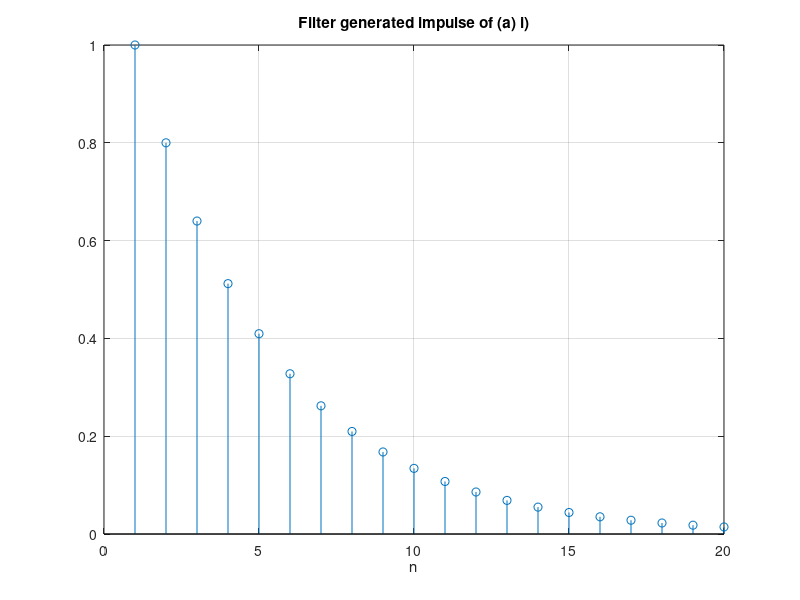
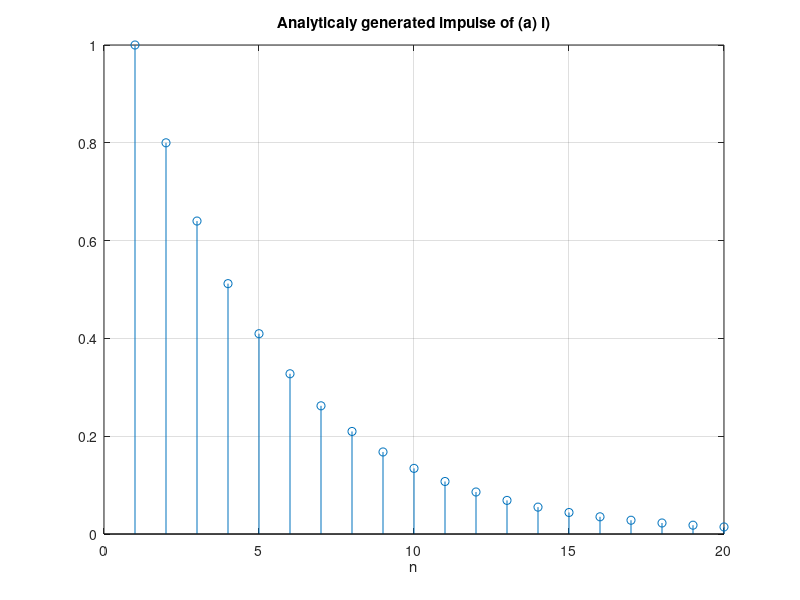
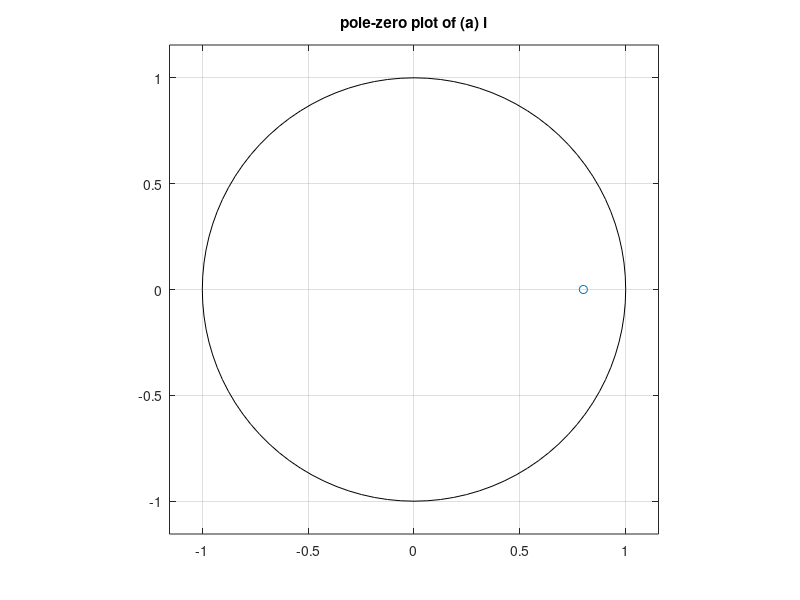
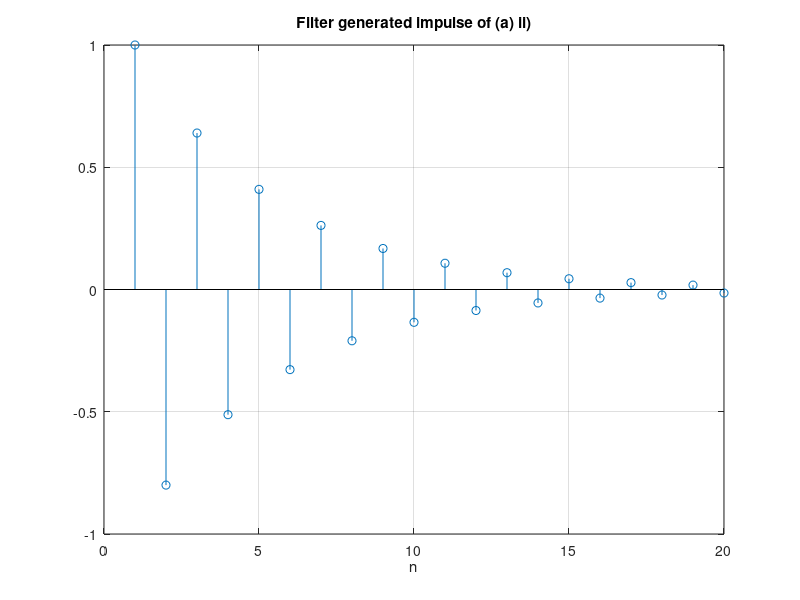

Write the MATLAB code that produced these figures, in order. (Note: this script raises an error after producing the figures.)
%% Koby Miller Lab7
%% Exercise 7.1

figure_counter = 1;

%(a)
%(i) y[n] = 0.8y[n − 1] + x[n]
a = [1 -0.8];
b = [1];

delta = 0;
delta(1) = 1;
delta(2:20)=0;

figure(figure_counter);
figure_counter = figure_counter + 1;
i_filter = filter(b,a,delta);
stem(i_filter);
grid on;
title('Filter generated impulse of (a) i)');
xlabel('n');

n = 0:19;
u=0;
u(1:20) = 1;
i_y = (0.8).^n;
i_y = i_y.*u;
figure(figure_counter);
figure_counter = figure_counter + 1;
stem(i_y);
grid on;
title('Analyticaly generated impulse of (a) i)');
xlabel('n');

figure(figure_counter);
figure_counter = figure_counter + 1;
zplane(0.8)
grid on;
title('pole-zero plot of (a) i');


%(ii) y[n] = -0.8y[n − 1] + x[n]
a = [1 0.8];
b = [1];

delta = 0;
delta(1) = 1;
delta(2:20)=0;

figure(figure_counter);
figure_counter = figure_counter + 1;
ii_filter = filter(b,a,delta);
stem(ii_filter);
grid on;
title('Filter generated impulse of (a) ii)');
xlabel('n');

n = 0:19;
u=0;
u(1:20) = 1;
ii_y = (-0.8).^n;
ii_y = ii_y.*u;
figure(figure_counter);
figure_counter = figure_counter + 1;
stem(ii_y);
grid on;
title('Analyticaly generated impulse of (a) ii)');
xlabel('n');

figure(figure_counter);
figure_counter = figure_counter + 1;
zplane(-0.8)
grid on;
title('pole-zero plot of (a) ii');

%(iii)
a = [1 0.8];
b = [1];

delta = 0;
delta(1:30)=0;
delta(10) = 1;

figure(figure_counter);
figure_counter = figure_counter + 1;
iii_filter = filter(b,a,delta);
stem(iii_filter);
grid on;
title('Filter generated impulse of (a) iii)');
xlabel('n');


n = 0:19;
u=0;
u(1:20) = 1;
n_shifted = [-10:-1, n];
u_shifted = [zeros(1,10), u];

iii_y = (-0.8).^n_shifted;
iii_y = iii_y.*u_shifted
figure(figure_counter);
figure_counter = figure_counter + 1;
stem(iii_y);
grid on;
title('Analyticaly generated impulse of (a) iii)');
xlabel('n');

figure(figure_counter);
figure_counter = figure_counter + 1;
zplane(0,-0.8)
grid on;
title('pole-zero plot of (a) iii');

%(iv) y[n] = 2y[n − 1] + 2x[n]
a = [1 -2];
b = [2];

delta = 0;
delta(1) = 1;
delta(2:10)=0;

figure(figure_counter);
figure_counter = figure_counter + 1;
iv_filter = filter(b,a,delta);
stem(iv_filter);
grid on;
title('Filter generated impulse of (a) iv)');
xlabel('n');

n = 0:9;
u=0;
u(1:10) = 1;
iv_y = 2*(2.^n);
iv_y = iv_y.*u;
figure(figure_counter);
figure_counter = figure_counter + 1;
stem(iv_y);
grid on;
title('Analyticaly generated impulse of (a) iv)');
xlabel('n');

figure(figure_counter);
figure_counter = figure_counter + 1;
zplane(2)
grid on;
title('pole-zero plot of (a) iv');

%(b)
%(i) y[n] = 1.0 cos(0.2π)y[n − 1] − 0.25y[n − 2] + x[n]
a = [1 -cos(0.2*pi) 0.25];
b = [1];

delta = 0;
delta(1) = 1;
delta(2:20)=0;

figure(figure_counter);
figure_counter = figure_counter + 1;
i_filter = filter(b,a,delta);
stem(i_filter);
grid on;
title('Filter generated impulse of (b) i)');
xlabel('n');


n = 0:19;
i_y = 0;
i_y(1) = 1;
i_y(2) = cos(0.2*pi);
for k = 3:length(n)
    i_y(k) = (cos(0.2*pi)*i_y(k-1)) - 0.25*i_y(k-2);
end

figure(figure_counter);
figure_counter = figure_counter + 1;
stem(ii_y);
grid on;
title('Analyticaly generated impulse of (b) i)');
xlabel('n');

temp = [1, cos(0.2*pi), 0.25];
temp = roots(temp);
figure(figure_counter);
figure_counter = figure_counter + 1;
zplane(temp);
grid on;
title('pole-zero plot of (b) i');

%it is stable so we need to find the freq response
w = -pi:pi/1000:pi;
freq_response = 1./(1-(cos(0.2*pi)./exp(j.*w))+(0.25./(exp(j.*w)).^2));
figure(figure_counter);
figure_counter = figure_counter + 1;
stem(freq_response);
grid on;
title('Frequency Response of (b) i)');

figure(figure_counter);
figure_counter = figure_counter + 1;
plot(w/pi, 20*log10(abs(freq_response)));
grid on;
title('Magnitude Response of (b) i)');
xlabel('Normalized Radian Frequency (\times \pi rad/sample)');
ylabel('Amplitude (dB)');


%(ii) y[n] = 1.8 cos(0.2π)y[n − 1] − 0.81y[n − 2] + x[n]
a = [1 -1.8*cos(0.2*pi) 0.81];
b = [1];

delta = 0;
delta(1) = 1;
delta(2:50)=0;

figure(figure_counter);
figure_counter = figure_counter + 1;
ii_filter = filter(b,a,delta);
stem(ii_filter);
grid on;
title('Filter generated impulse of (b) ii)');
xlabel('n');


n = 0:49;
ii_y = 0;
ii_y(1) = 1;
ii_y(2) = 1.8*cos(0.2*pi);
for k = 3:length(n)
    ii_y(k) = (1.8*cos(0.2*pi)*ii_y(k-1)) - 0.81*ii_y(k-2);
end

figure(figure_counter);
figure_counter = figure_counter + 1;
stem(ii_y);
grid on;
title('Analyticaly generated impulse of (b) ii)');
xlabel('n');

temp = [1, -1.8*cos(0.2*pi), 0.81];
temp = roots(temp);
figure(figure_counter);
figure_counter = figure_counter + 1;
zplane(temp);
grid on;
title('pole-zero plot of (b) ii');

%it is stable so we need to find the freq response
w = -pi:pi/1000:pi;
freq_response = 1./(1-(1.8*cos(0.2*pi)./exp(j.*w))+(0.81./(exp(j.*w)).^2));
figure(figure_counter);
figure_counter = figure_counter + 1;
stem(freq_response);
grid on;
title('Frequency Response of (b) ii)');

figure(figure_counter);
figure_counter = figure_counter + 1;
plot(w/pi, 20*log10(abs(freq_response)));
grid on;
title('Magnitude Response of (b) ii)');
xlabel('Normalized Radian Frequency (\times \pi rad/sample)');
ylabel('Amplitude (dB)');

%(iii) y[n] = 1.98 cos(0.2π)y[n − 1] − 0.9801y[n − 2] + x[n]
a = [1 -1.98*cos(0.2*pi) 0.9801];
b = [1];

delta = 0;
delta(1) = 1;
delta(2:500)=0;

figure(figure_counter);
figure_counter = figure_counter + 1;
iii_filter = filter(b,a,delta);
stem(iii_filter);
grid on;
title('Filter generated impulse of (b) iii)');
xlabel('n');


n = 0:499;
iii_y = 0;
iii_y(1) = 1;
iii_y(2) = 1.98*cos(0.2*pi);
for k = 3:length(n)
    iii_y(k) = (1.98*cos(0.2*pi)*iii_y(k-1)) - 0.9801*iii_y(k-2);
end

figure(figure_counter);
figure_counter = figure_counter + 1;
stem(iii_y);
grid on;
title('Analyticaly generated impulse of (b) iii)');
xlabel('n');

temp = [1, -1.98*cos(0.2*pi), 0.9801];
temp = roots(temp);
figure(figure_counter);
figure_counter = figure_counter + 1;
zplane(temp);
grid on;
title('pole-zero plot of (b) iii');

%it is stable so we need to find the freq response
w = -pi:pi/1000:pi;
freq_response = 1./(1-(1.98*cos(0.2*pi)./exp(j.*w))+(0.9801./(exp(j.*w)).^2));
figure(figure_counter);
figure_counter = figure_counter + 1;
stem(freq_response);
grid on;
title('Frequency Response of (b) iii)');

figure(figure_counter);
figure_counter = figure_counter + 1;
plot(w/pi, 20*log10(abs(freq_response)));
grid on;
title('Magnitude Response of (b) iii)');
xlabel('Normalized Radian Frequency (\times \pi rad/sample)');
ylabel('Amplitude (dB)');


%% Exercise 7.2

%(a)
[bad_wannabe, fs] = audioread('bad_wannabe.wav');
bad_wannabe = bad_wannabe.';
w = -pi:pi/2000:pi;

wannabe_X = dtft(bad_wannabe, w);
figure(figure_counter);
figure_counter = figure_counter + 1;
plot(w/pi, 20*log10(abs(wannabe_X)));
grid on;
title('Magnitude Response for wannabe-X');
xlabel('Normalized Radian Frequency (\times \pi rad/sample)');
ylabel('Amplitude (dB)');
%interference at around 0.05



x = bad_wannabe;
x_delayed = [0 x 0]; % x[n-1]
x_delayed_two = [0 0 x]; %x[n-2]
x_longer = [x 0 0]; % x[n]

%y = x_longer - (2*cos(0.05*pi)*x_delayed) + x_delayed_two;

delta = zeros(1,length(x_longer));
delta_two = delta;
delta_three = delta;

delta(1) = 1;
delta_two(2) = 1;
delta_three(3) = 1;

delta_two = 2*cos(0.05*pi)*delta_two;

h = delta - delta_two + delta_three;

filtered_wannabe = filter(h, 1, bad_wannabe);

filtered_wannabe_X = dtft(filtered_wannabe, w);
figure(figure_counter);
figure_counter = figure_counter + 1;
plot(w/pi, 20*log10(abs(filtered_wannabe_X)));
grid on;
title('Magnitude Response for filtered-wannabe-X');
xlabel('Normalized Radian Frequency (\times \pi rad/sample)');
ylabel('Amplitude (dB)');

filtered_wannabe = filtered_wannabe/max(abs(filtered_wannabe));
audiowrite('filtered_wannabe.wav', filtered_wannabe, fs);

%(b)
%Pic of alpha
ejw = exp(j*0.05);
ejw_negative = exp(j*-0.05);

figure(figure_counter);
figure_counter = figure_counter + 1;
zplane(0.5*ejw, 0.5/ejw_negative)
grid on;
title('alpha = 0.5');

figure(figure_counter);
figure_counter = figure_counter + 1;
zplane(0.9988*ejw, 0.9988/ejw_negative)
grid on;
title('alpha = 0.9988');

figure(figure_counter);
figure_counter = figure_counter + 1;
zplane(1.2*ejw, 1.2/ejw_negative)
grid on;
title('alpha = 1.2');

%find freq response to get mag response. plug e^jw in for z
z = exp(j.*w);

%alpha = 0.5;
freq_response = ((1-ejw./z).*(1-ejw_negative./z))./((1-(0.5*ejw./z)).*(1-(0.5*ejw_negative./z)));

figure(figure_counter);
figure_counter = figure_counter + 1;
plot(w/pi, 20*log10(abs(freq_response)));
grid on;
title('Magnitude Response when alpha = 0.5)');
xlabel('Normalized Radian Frequency (\times \pi rad/sample)');
ylabel('Amplitude (dB)');

%alpha = 0.9988;
freq_response = ((1-ejw./z).*(1-ejw_negative./z))./((1-(0.9988*ejw./z)).*(1-(0.9988*ejw_negative./z)));

figure(figure_counter);
figure_counter = figure_counter + 1;
plot(w/pi, 20*log10(abs(freq_response)));
grid on;
title('Magnitude Response when alpha = 0.9988)');
xlabel('Normalized Radian Frequency (\times \pi rad/sample)');
ylabel('Amplitude (dB)');

%alpha = 1.2;
freq_response = ((1-ejw./z).*(1-ejw_negative./z))./((1-(1.2*ejw./z)).*(1-(1.2*ejw_negative./z)));

figure(figure_counter);
figure_counter = figure_counter + 1;
plot(w/pi, 20*log10(abs(freq_response)));
grid on;
title('Magnitude Response when alpha = 1.2)');
xlabel('Normalized Radian Frequency (\times \pi rad/sample)');
ylabel('Amplitude (dB)');

%alpha = 0.1;
freq_response = ((1-ejw./z).*(1-ejw_negative./z))./((1-(0.1*ejw./z)).*(1-(0.1*ejw_negative./z)));

figure(figure_counter);
figure_counter = figure_counter + 1;
plot(w/pi, 20*log10(abs(freq_response)));
grid on;
title('Magnitude Response when alpha = 0.1)');
xlabel('Normalized Radian Frequency (\times \pi rad/sample)');
ylabel('Amplitude (dB)');

%alpha = 0.75;
freq_response = ((1-ejw./z).*(1-ejw_negative./z))./((1-(0.75*ejw./z)).*(1-(0.75*ejw_negative./z)));

figure(figure_counter);
figure_counter = figure_counter + 1;
plot(w/pi, 20*log10(abs(freq_response)));
grid on;
title('Magnitude Response when alpha = 0.75)');
xlabel('Normalized Radian Frequency (\times \pi rad/sample)');
ylabel('Amplitude (dB)');

%After looking at the Magnitude Responses that I plotted with varying
%alphas, I see that the closer alpha gets to the value e^jw, the
%"skinnier" the plot seems. I am assuming "skinnier" is what is meant
%by "sharpness". Another interesting thing I notice is that the
%closer alpha gets to 0, the wider the range in dB.

%(c)
%funtion made is printed at the end

%(d)
[b a] = notch(0.05, 0.99);
iired_wannabe = filter(b, a, bad_wannabe);

iired_wannabe = iired_wannabe/max(abs(iired_wannabe));
audiowrite('iired_wannabe.wav', iired_wannabe, fs);
%soundsc(iired_wannabe,fs);

iir_wannabe_X = dtft(iired_wannabe, w);
figure(figure_counter);
figure_counter = figure_counter + 1;
plot(w/pi, 20*log10(abs(iir_wannabe_X)));
grid on;
title('Magnitude Response for iir-wannabe-X');
xlabel('Normalized Radian Frequency (\times \pi rad/sample)');
ylabel('Amplitude (dB)');

%So I can't figure out what I am doing wrong here, but my
%iir_wannabe sounds the same as the bad_wannabe. The Magnitude
%Response also looks similar to part (a) (but if you look at specific
%points, they have moved very slightly). My guess is that this filter
%is supposed to decrease a smaller section along the x-axis. This
%would make it so you could pinpoint the exact interference and only
%get rid of that. I must not have the right w (mine is 0.05). This is
%just my guess though. I do not think my notch funciton is wrong 
%and after calling that function you just need to filter the original
%song. So if my w is wrong, then my output to my notch function
%will be wrong



%% My Functions
% <include>dtft.m</include>
% <include>notch.m</include>

%% Pictures of handwritten work
% <include>7.1.jpg</include>
% <include>7.1plots.jpg</include>
% <include>7.1bgeneral.jpg</include>
% <include>7.1bwork.jpg</include>
% <include>7.1bplot.jpg</include>
% <include>7.2.jpg</include>